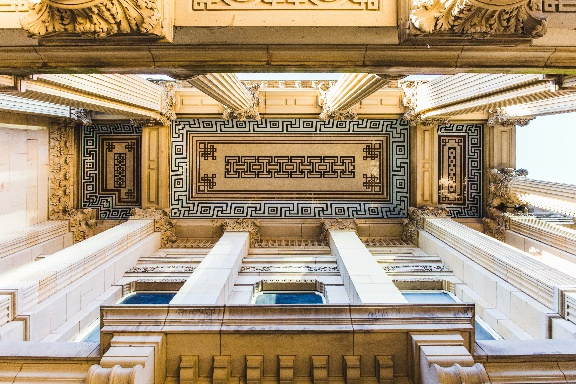
#> input picture Result/ceiling_Resized_image.jpg, 576 x 384 px, given in place of laptop_Resized_image.jpg, which was not available
$ python threshold.py
#> lines starting #> are read from the running program, lines starting #| are printed output that depends on the picture; after the words box and inside, x2 and y2 are one past the last pixel; in counts of white or black regions, pixels touching at a corner belong together; pictures that were not available may be replaced by others from this repository, and a replacement may not be noted
import cv2

if __name__ == "__main__":
    name = "laptop"
    img = cv2.imread('Result/{}_Resized_image.jpg'.format(name), cv2.IMREAD_UNCHANGED)
#> img is the input picture: shape (384, 576, 3); mean B, G, R 121.3, 148.9, 169.6
    cv2.imshow("Original image", img)

    # Convert to grey images if input is an RGB image
    img = cv2.cvtColor(img, cv2.COLOR_BGR2GRAY)
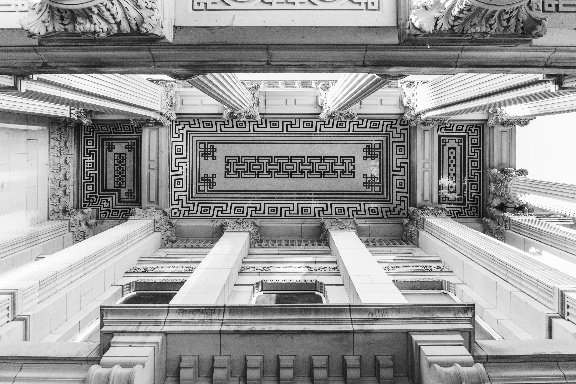
#> img: shape (384, 576); min 7, max 255, mean 151.9
    cv2.imshow("Grey image", img)

    _, simple = cv2.threshold(img, 127, 255, cv2.THRESH_BINARY)
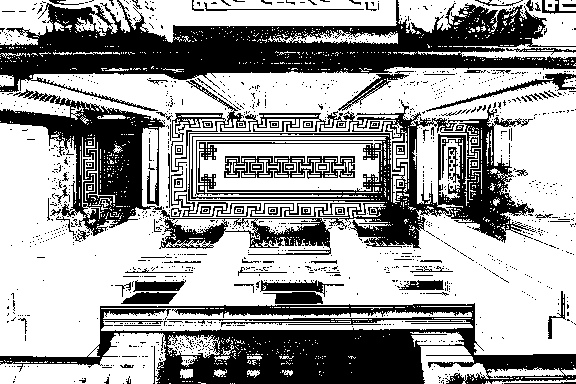
#> simple: shape (384, 576); 62.3% white; 1258 black regions (1174 under 20 px), largest, box (x1, y1, x2, y2) and area: (0, 0, 576, 111) 24150, (0, 303, 576, 384) 20471, (171, 80, 534, 249) 15844
    cv2.imshow("Simple thresholding image", simple)

    retval, otsu = cv2.threshold(img, 0, 255, cv2.THRESH_BINARY+cv2.THRESH_OTSU)
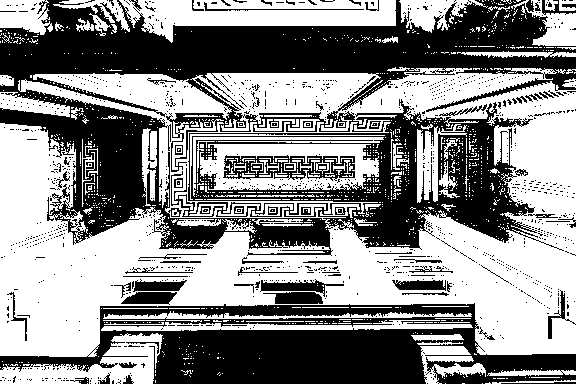
#> otsu: shape (384, 576); 54.7% white; 1216 black regions (1141 under 20 px), largest, box (x1, y1, x2, y2) and area: (0, 0, 576, 256) 64801, (0, 303, 576, 384) 24552, (223, 155, 355, 181) 1755
#> retval = 146
    cv2.imshow("Otsu thresholding image", otsu)
    print(retval)
#| 146.0

    mean = cv2.adaptiveThreshold(img, 255, cv2.ADAPTIVE_THRESH_MEAN_C, cv2.THRESH_BINARY, 11, 2)
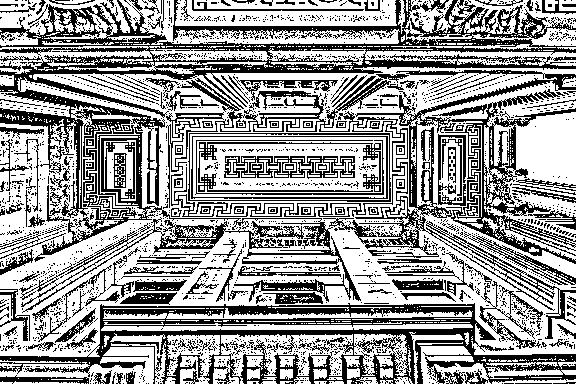
#> mean: shape (384, 576); 60.6% white; black in thin lines or dots
    gauss = cv2.adaptiveThreshold(img, 255, cv2.ADAPTIVE_THRESH_GAUSSIAN_C, cv2.THRESH_BINARY, 11, 2)
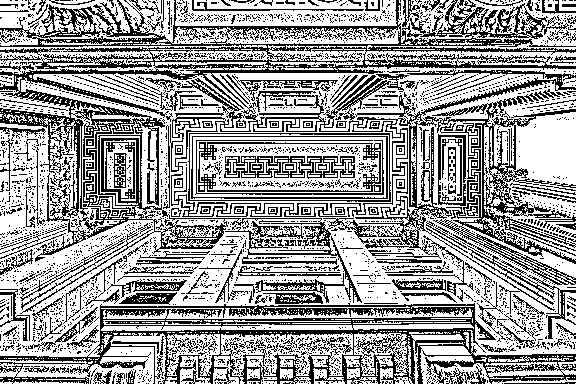
#> gauss: shape (384, 576); 61.9% white; black in thin lines or dots
    cv2.imshow("Mean Adaptive Thresholding image", mean)
    cv2.imshow("Gaussian Adaptive Thresholding image", gauss)


    # Press 's' for saving the image
    k = cv2.waitKey(0)
#> (key Esc is pressed here)
    if k == 27:         # wait for ESC key to exit
        cv2.destroyAllWindows()
    elif k == ord('s'): # wait for 's' key to save and exit
        cv2.imwrite("Result/{}_original.jpg".format(name),img)
        cv2.imwrite("Result/{}_simple_threshold.jpg".format(name),simple)
        cv2.imwrite("Result/{}_otsu.jpg".format(name),otsu)
        cv2.imwrite("Result/{}_mean_adaptive_threshold.jpg".format(name),mean)
        cv2.imwrite("Result/{}_gaussian_adaptive_threshold.jpg".format(name),gauss)
        cv2.destroyAllWindows()


"""""""""
 ________  _______   ________  ___  ___  ___  _______   _____ ______   ________
|\   __  \|\  ___ \ |\   __  \|\  \|\  \|\  \|\  ___ \ |\   _ \  _   \|\   __  \
\ \  \|\  \ \   __/|\ \  \|\  \ \  \\\  \ \  \ \   __/|\ \  \\\__\ \  \ \  \|\  \
 \ \   _  _\ \  \_|/_\ \  \\\  \ \  \\\  \ \  \ \  \_|/_\ \  \\|__| \  \ \   __  \
  \ \  \\  \\ \  \_|\ \ \  \\\  \ \  \\\  \ \  \ \  \_|\ \ \  \    \ \  \ \  \ \  \
   \ \__\\ _\\ \_______\ \_____  \ \_______\ \__\ \_______\ \__\    \ \__\ \__\ \__\
    \|__|\|__|\|_______|\|___| \__\|_______|\|__|\|_______|\|__|     \|__|\|__|\|__|
                              \|__|
"""""""""
